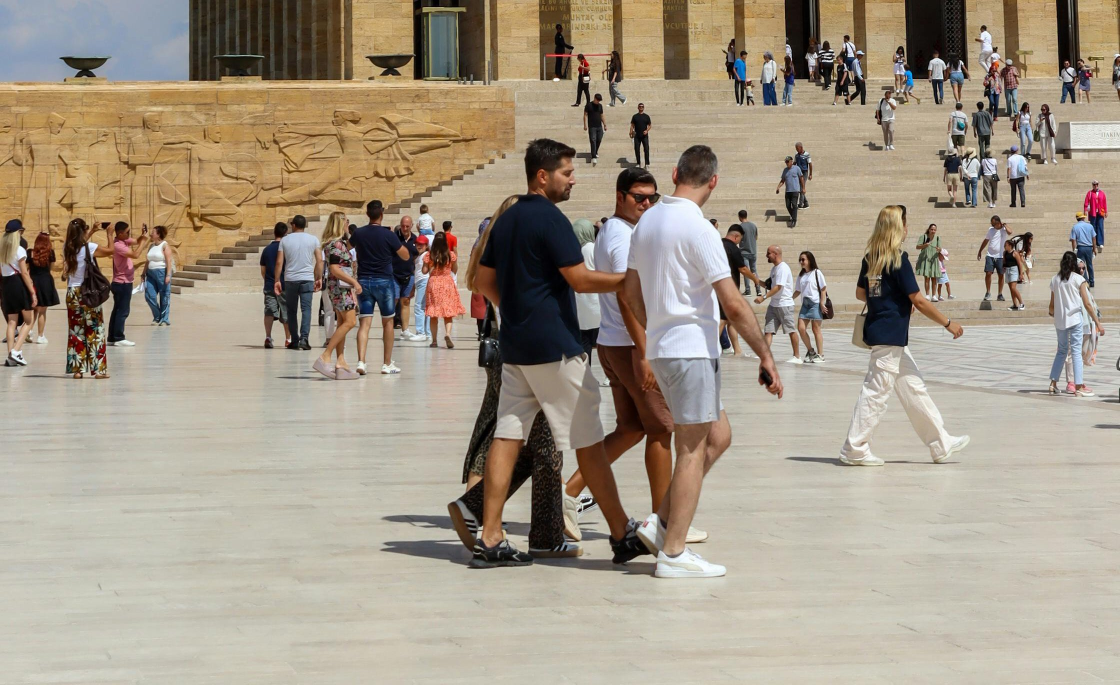
#> input picture opencv/media/pexels-caffeine-28177648.jpg, 2240 x 1369 px (shown at 1/2 size)
$ python pedestrian_detection.py
#> lines starting #> are read from the running program, lines starting #| are printed output that depends on the picture; after the words box and inside, x2 and y2 are one past the last pixel; in counts of white or black regions, pixels touching at a corner belong together
## [imports]
import cv2
## [imports]

ped_cascade = cv2.CascadeClassifier('data/haarcascade_fullbody.xml')
img = cv2.imread('media/pexels-caffeine-28177648.jpg')
#> img is the input picture: shape (1369, 2240, 3); mean B, G, R 134.5, 151.6, 163.3


image = cv2.resize(img, (0,0), fx=0.5, fy=0.5)
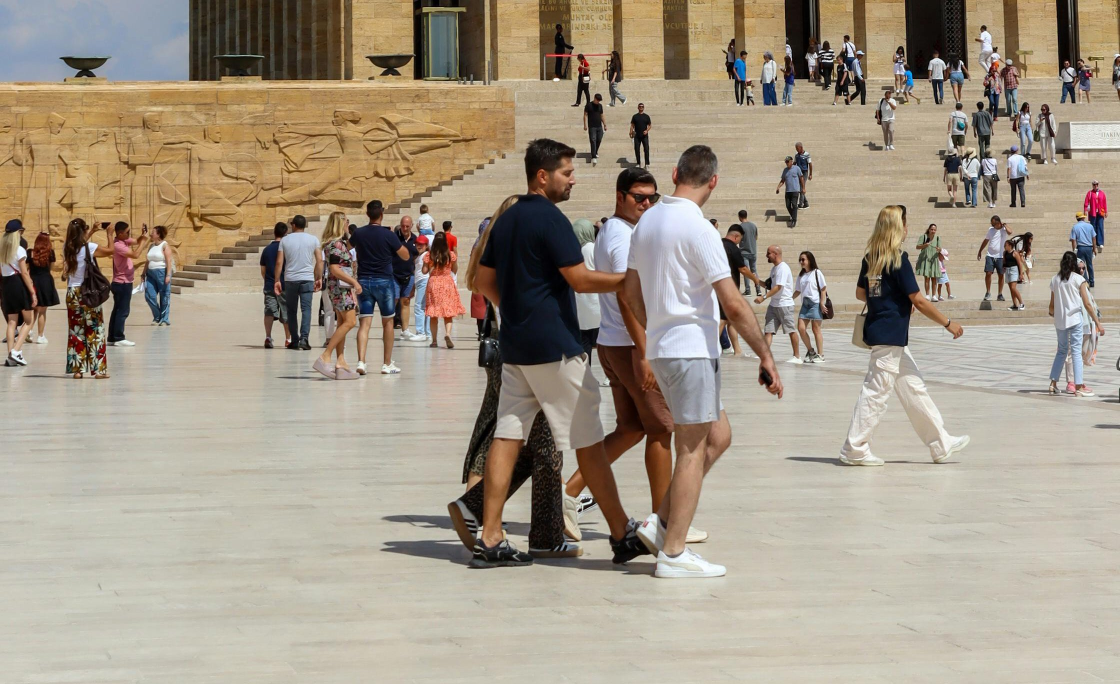
#> image: shape (684, 1120, 3); mean B, G, R 134.6, 151.7, 163.4
pedestrians = ped_cascade.detectMultiScale(image)
#> pedestrians = 15 rows, first 6: [723, 48, 31, 63], [921, 45, 33, 67], [941, 52, 32, 63], [935, 140, 32, 63], [952, 143, 35, 70], [252, 232, 34, 68]

for (x,y,w,h) in pedestrians :
    cv2.rectangle(image,(x ,y),(x+w,y+h),(0,0,255),2)
#> this loop made 15 passes
#> (x, y, w, h) on passes 1 to 12: (723, 48, 31, 63), (921, 45, 33, 67), (941, 52, 32, 63), (935, 140, 32, 63), (952, 143, 35, 70), (252, 232, 34, 68), (575, 85, 38, 76), (623, 93, 35, 70), (996, 136, 40, 81), (766, 130, 54, 108), (134, 253, 47, 95), (710, 195, 58, 117)
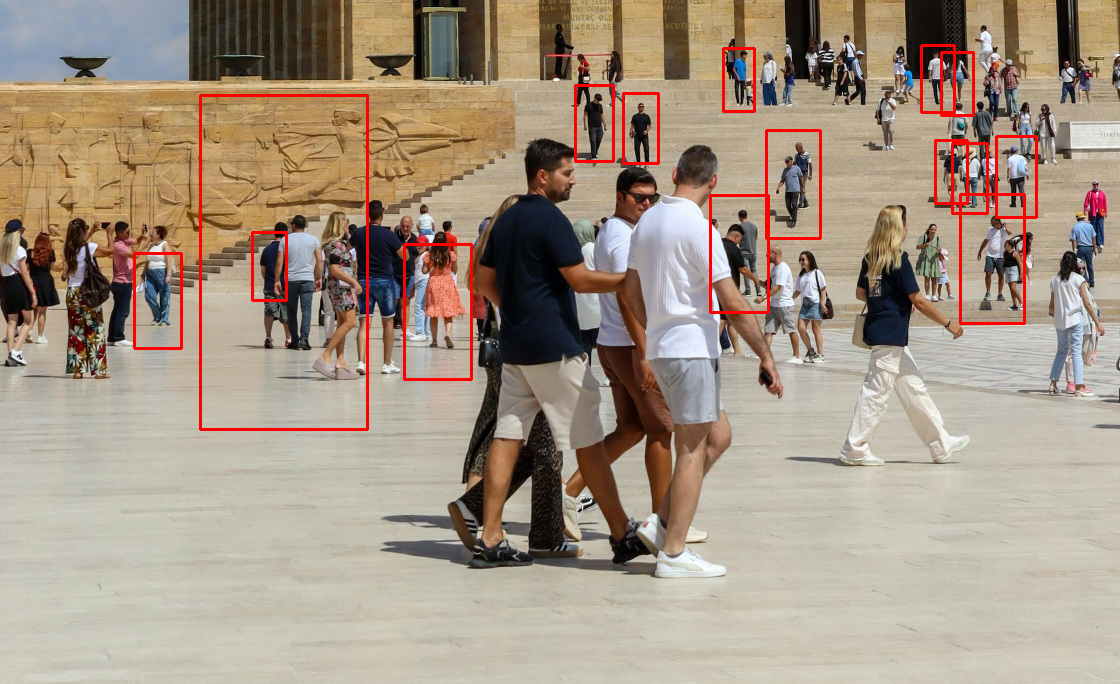
#> image: shape (684, 1120, 3); 1.78% of pixels changed, all inside (x1, y1, x2, y2) = (133, 44, 1038, 431)

cv2.imshow("Display window", image)
cv2.waitKey(0)
cv2.destroyAllWindows()

$ run again, with opencv/media/black-cat.jpg copied over opencv/media/pexels-caffeine-28177648.jpg
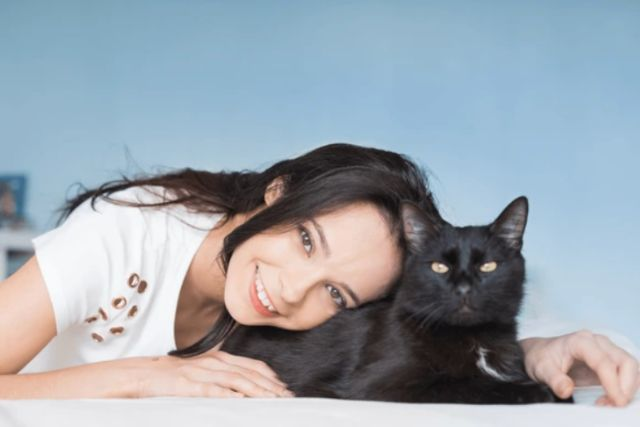
#> input picture opencv/media/black-cat.jpg, 640 x 427 px
#> img is the input picture: shape (427, 640, 3); mean B, G, R 173.6, 164.5, 154.9
#> `image = cv2.resize(img, (0,0), fx=0.5, fy=0.5)`:
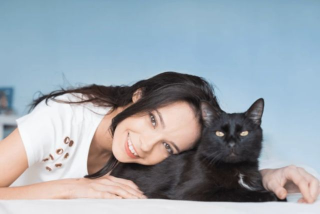
#> image: shape (214, 320, 3); mean B, G, R 173.8, 164.8, 155.2
#> pedestrians = ()
